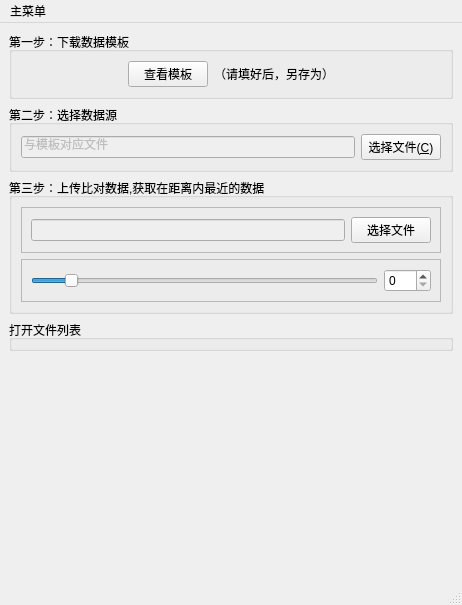
<?xml version="1.0" encoding="UTF-8"?>
<ui version="4.0">
 <class>MainWindow</class>
 <widget class="QMainWindow" name="MainWindow">
  <property name="geometry">
   <rect>
    <x>0</x>
    <y>0</y>
    <width>462</width>
    <height>605</height>
   </rect>
  </property>
  <property name="windowTitle">
   <string>站间距计算工具</string>
  </property>
  <widget class="QWidget" name="centralwidget">
   <layout class="QVBoxLayout" name="verticalLayout">
    <item>
     <widget class="QGroupBox" name="groupBox_3">
      <property name="title">
       <string>第一步：下载数据模板</string>
      </property>
      <layout class="QHBoxLayout" name="horizontalLayout">
       <item>
        <spacer name="horizontalSpacer">
         <property name="orientation">
          <enum>Qt::Horizontal</enum>
         </property>
         <property name="sizeHint" stdset="0">
          <size>
           <width>40</width>
           <height>20</height>
          </size>
         </property>
        </spacer>
       </item>
       <item>
        <widget class="QPushButton" name="pushButton_3">
         <property name="text">
          <string>查看模板</string>
         </property>
        </widget>
       </item>
       <item>
        <widget class="QLabel" name="label">
         <property name="text">
          <string>（请填好后，另存为）</string>
         </property>
        </widget>
       </item>
       <item>
        <spacer name="horizontalSpacer_2">
         <property name="orientation">
          <enum>Qt::Horizontal</enum>
         </property>
         <property name="sizeHint" stdset="0">
          <size>
           <width>40</width>
           <height>20</height>
          </size>
         </property>
        </spacer>
       </item>
      </layout>
     </widget>
    </item>
    <item>
     <widget class="QGroupBox" name="groupBox">
      <property name="title">
       <string>第二步：选择数据源</string>
      </property>
      <layout class="QHBoxLayout" name="horizontalLayout_2">
       <item>
        <widget class="QLineEdit" name="fileName">
         <property name="enabled">
          <bool>false</bool>
         </property>
         <property name="text">
          <string>与模板对应文件</string>
         </property>
        </widget>
       </item>
       <item>
        <widget class="QPushButton" name="pushButton">
         <property name="text">
          <string>选择文件(&amp;C)</string>
         </property>
        </widget>
       </item>
      </layout>
     </widget>
    </item>
    <item>
     <widget class="QGroupBox" name="groupBox_2">
      <property name="title">
       <string>第三步：上传比对数据,获取在距离内最近的数据</string>
      </property>
      <layout class="QVBoxLayout" name="verticalLayout_2">
       <property name="sizeConstraint">
        <enum>QLayout::SetDefaultConstraint</enum>
       </property>
       <item>
        <widget class="QFrame" name="frame">
         <property name="frameShape">
          <enum>QFrame::StyledPanel</enum>
         </property>
         <property name="frameShadow">
          <enum>QFrame::Raised</enum>
         </property>
         <layout class="QHBoxLayout" name="horizontalLayout_3">
          <item>
           <widget class="QLineEdit" name="lineEdit">
            <property name="enabled">
             <bool>false</bool>
            </property>
           </widget>
          </item>
          <item>
           <widget class="QPushButton" name="pushButton_2">
            <property name="maximumSize">
             <size>
              <width>16777215</width>
              <height>16777215</height>
             </size>
            </property>
            <property name="text">
             <string>选择文件</string>
            </property>
           </widget>
          </item>
         </layout>
        </widget>
       </item>
       <item>
        <widget class="QFrame" name="frame_2">
         <property name="frameShape">
          <enum>QFrame::StyledPanel</enum>
         </property>
         <property name="frameShadow">
          <enum>QFrame::Raised</enum>
         </property>
         <layout class="QHBoxLayout" name="horizontalLayout_4">
          <item>
           <widget class="QSlider" name="horizontalSlider">
            <property name="maximum">
             <number>999</number>
            </property>
            <property name="sliderPosition">
             <number>100</number>
            </property>
            <property name="tracking">
             <bool>true</bool>
            </property>
            <property name="orientation">
             <enum>Qt::Horizontal</enum>
            </property>
           </widget>
          </item>
          <item>
           <widget class="QSpinBox" name="spinBox">
            <property name="maximum">
             <number>999</number>
            </property>
           </widget>
          </item>
         </layout>
        </widget>
       </item>
      </layout>
     </widget>
    </item>
    <item>
     <widget class="QGroupBox" name="groupBox_4">
      <property name="title">
       <string>打开文件列表</string>
      </property>
     </widget>
    </item>
    <item>
     <spacer name="verticalSpacer">
      <property name="orientation">
       <enum>Qt::Vertical</enum>
      </property>
      <property name="sizeHint" stdset="0">
       <size>
        <width>20</width>
        <height>40</height>
       </size>
      </property>
     </spacer>
    </item>
   </layout>
  </widget>
  <widget class="QMenuBar" name="menubar">
   <property name="enabled">
    <bool>true</bool>
   </property>
   <property name="geometry">
    <rect>
     <x>0</x>
     <y>0</y>
     <width>462</width>
     <height>27</height>
    </rect>
   </property>
   <widget class="QMenu" name="menu">
    <property name="title">
     <string>主菜单</string>
    </property>
    <addaction name="actionClose_X"/>
   </widget>
   <addaction name="menu"/>
  </widget>
  <widget class="QStatusBar" name="statusbar">
   <property name="enabled">
    <bool>true</bool>
   </property>
  </widget>
  <action name="actionClose_X">
   <property name="text">
    <string>Close(&amp;X)</string>
   </property>
  </action>
 </widget>
 <resources/>
 <connections>
  <connection>
   <sender>pushButton</sender>
   <signal>clicked()</signal>
   <receiver>MainWindow</receiver>
   <slot>chooseFile()</slot>
   <hints>
    <hint type="sourcelabel">
     <x>438</x>
     <y>166</y>
    </hint>
    <hint type="destinationlabel">
     <x>461</x>
     <y>544</y>
    </hint>
   </hints>
  </connection>
  <connection>
   <sender>actionClose_X</sender>
   <signal>triggered()</signal>
   <receiver>MainWindow</receiver>
   <slot>close()</slot>
   <hints>
    <hint type="sourcelabel">
     <x>-1</x>
     <y>-1</y>
    </hint>
    <hint type="destinationlabel">
     <x>296</x>
     <y>298</y>
    </hint>
   </hints>
  </connection>
  <connection>
   <sender>pushButton_3</sender>
   <signal>clicked()</signal>
   <receiver>MainWindow</receiver>
   <slot>openExcelfile()</slot>
   <hints>
    <hint type="sourcelabel">
     <x>198</x>
     <y>92</y>
    </hint>
    <hint type="destinationlabel">
     <x>343</x>
     <y>33</y>
    </hint>
   </hints>
  </connection>
  <connection>
   <sender>horizontalSlider</sender>
   <signal>valueChanged(int)</signal>
   <receiver>spinBox</receiver>
   <slot>setValue(int)</slot>
   <hints>
    <hint type="sourcelabel">
     <x>157</x>
     <y>292</y>
    </hint>
    <hint type="destinationlabel">
     <x>402</x>
     <y>302</y>
    </hint>
   </hints>
  </connection>
 </connections>
 <slots>
  <slot>chooseFile()</slot>
  <slot>openExcelfile()</slot>
 </slots>
</ui>
